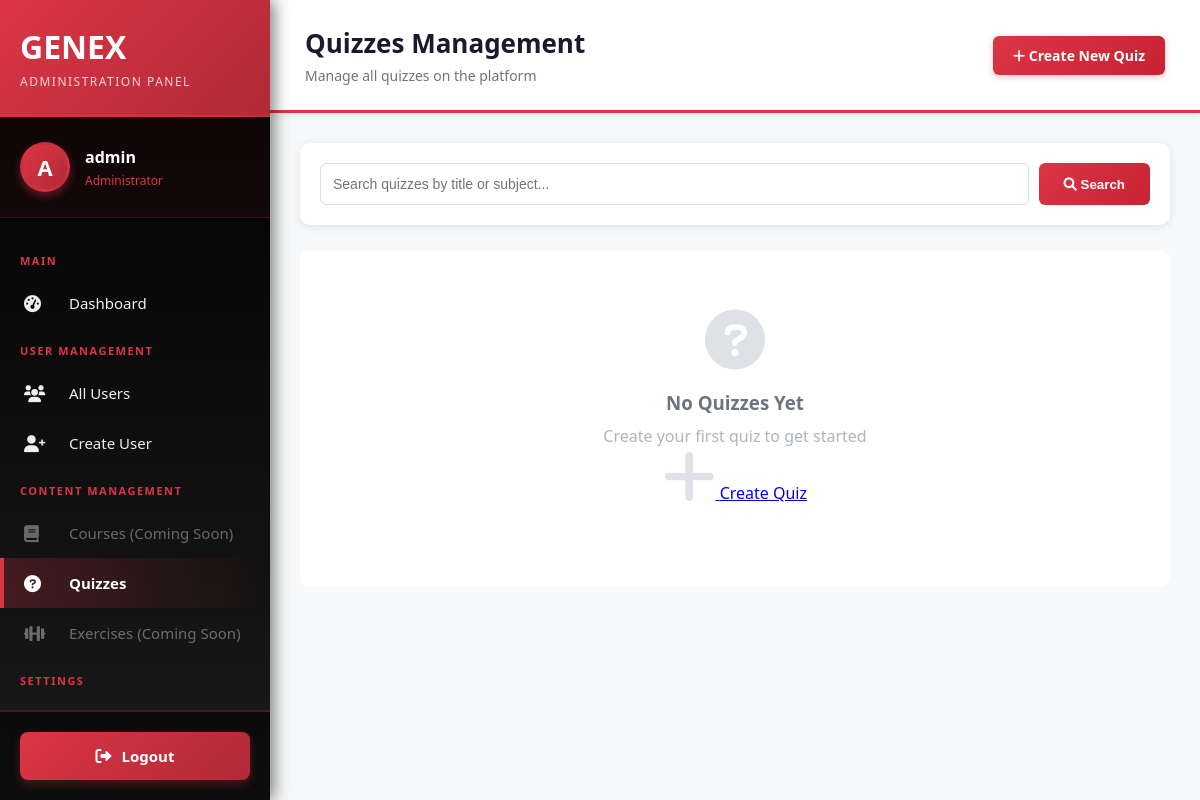
Page /users/backoffice/quizzes/ (signed in) on the earlier database version.
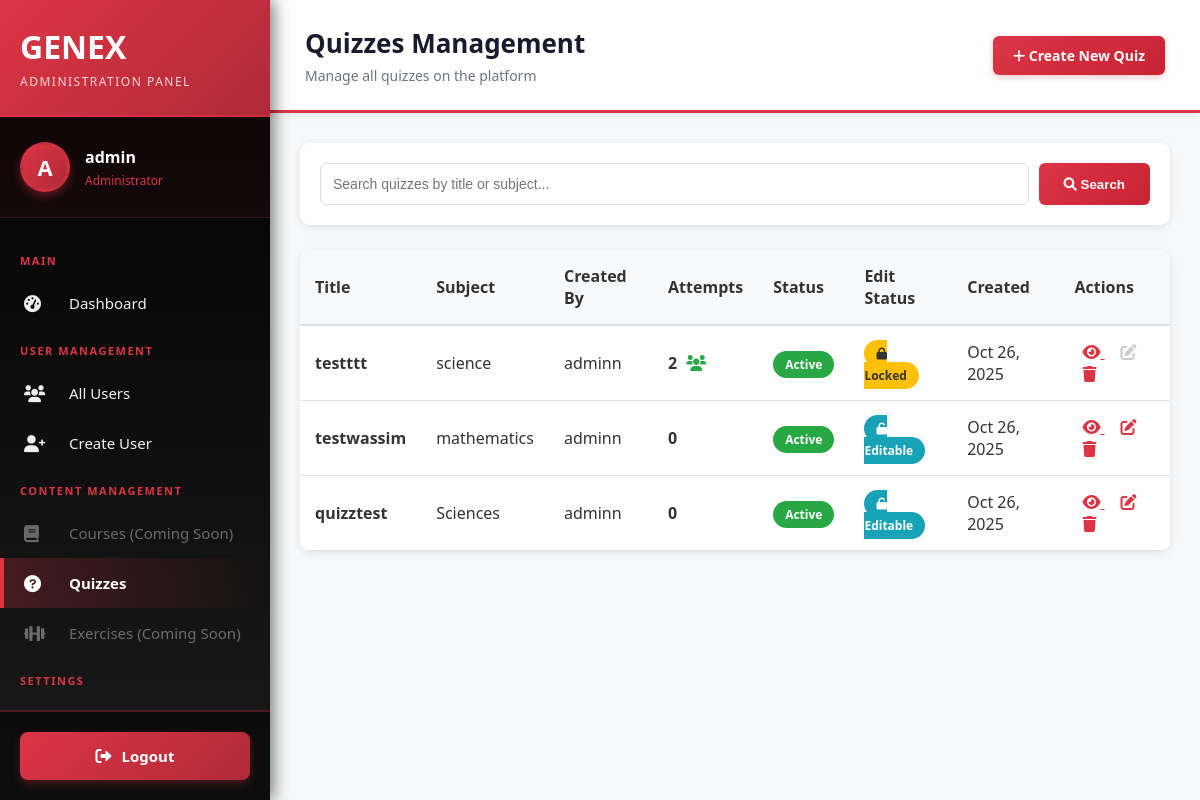
Same page on the later database version.
### users/models.py (models this page shows, shortened)
class User(AbstractUser):
    USER_TYPE_CHOICES = (
        ('admin', 'Admin'),
        ('student', 'Student'),
    )
    LEVEL_CHOICES = (
        ('weak', 'Weak'),
        ('medium', 'Medium'),
        ('advanced', 'Advanced'),
    )
    user_type = models.CharField(max_length=10, choices=USER_TYPE_CHOICES, default='student')
    level = models.CharField(max_length=10, choices=LEVEL_CHOICES, blank=True, null=True)
    student_class = models.CharField(max_length=50, blank=True, null=True)
    current_streak = models.IntegerField(default=0, help_text="Current consecutive days with quiz completion")
    longest_streak = models.IntegerField(default=0, help_text="Longest streak ever achieved")
    last_quiz_date = models.DateTimeField(null=True, blank=True, help_text="Last time user completed a quiz")
    THEME_CHOICES = (
        ('light', 'Light'),
        ('dark', 'Dark'),
        ('auto', 'Auto'),
    )
    theme_preference = models.CharField(max_length=10, choices=THEME_CHOICES, default='auto', help_text="User's theme preference")

### quizzes/models.py (models this page shows, shortened)
class Quiz(models.Model):
    title = models.CharField(max_length=255)
    subject = models.CharField(max_length=255)
    user_prompt = models.TextField()
    created_by = models.ForeignKey(settings.AUTH_USER_MODEL, on_delete=models.CASCADE, related_name='created_quizzes')
    created_at = models.DateTimeField(default=timezone.now)
    is_active = models.BooleanField(default=True)
    class Meta:
        verbose_name = 'Quiz'
        verbose_name_plural = 'Quizzes'
        ordering = ['-created_at']

### users/views.py (the view)
# urls.py: path('backoffice/quizzes/', views.backoffice_quiz_list, name='backoffice_quiz_list'),
@user_passes_test(is_admin, login_url='main:signin')
def backoffice_quiz_list(request):
    search_query = request.GET.get('search', '')
    quizzes = Quiz.objects.filter(
        Q(created_by__user_type='admin') | Q(created_by__is_superuser=True)
    ).order_by('-created_at')
    if search_query:
        quizzes = quizzes.filter(
            Q(title__icontains=search_query) |
            Q(subject__icontains=search_query)
        )
    for quiz in quizzes:
        quiz.attempt_count = quiz.attempts.count()
        quiz.can_edit = quiz.attempt_count == 0
    paginator = Paginator(quizzes, 20)
    page_number = request.GET.get('page')
    page_obj = paginator.get_page(page_number)
    context = {
        'page_obj': page_obj,
        'search_query': search_query,
    }
    return render(request, 'users/backoffice/quiz_list.html', context)

### users/views.py (called while the page is built)
def is_admin(user):
    return user.is_authenticated and (user.is_superuser or user.user_type == 'admin')

### templates/users/backoffice/quiz_list.html (shortened to what this page needs)
{% extends 'users/backoffice/base.html' %}
{% block nav_quizzes %}active{% endblock %}
{% block page_title %}Quizzes Management{% endblock %}
{% block page_description %}Manage all quizzes on the platform{% endblock %}
{% block topbar_actions %}
<a href="{% url 'users:backoffice_quiz_create' %}" class="btn">
    <i class="fas fa-plus"></i> Create New Quiz
</a>
{% endblock %}
{% block content %}
<div class="backoffice-container">
    <div class="search-bar">
        <form method="get" id="searchForm">
            <input type="text"
                   name="search"
                   id="searchInput"
                   placeholder="Search quizzes by title or subject..."
                   value="{{ search_query }}"
                   autocomplete="off">
            <button type="submit">
                <i class="fas fa-search"></i> Search
            </button>
        </form>
    </div>
    {% if page_obj %}
    <div class="quiz-table">
        <table>
            <thead>
                <tr>
                    <th>Title</th>
                    <th>Subject</th>
                    <th>Created By</th>
                    <th>Attempts</th>
                    <th>Status</th>
                    <th>Edit Status</th>
                    <th>Created</th>
                    <th>Actions</th>
                </tr>
            </thead>
            <tbody>
                {% for quiz in page_obj %}
                <tr>
                    <td><strong>{{ quiz.title }}</strong></td>
                    <td>{{ quiz.subject }}</td>
                    <td>{{ quiz.created_by.username }}</td>
                    <td>
                        <span style="font-weight: 600;">{{ quiz.attempt_count }}</span>
                        {% if quiz.attempt_count > 0 %}
                            <i class="fas fa-users" style="color: #28a745; margin-left: 5px;"></i>
                        {% endif %}
                    </td>
                    <td>
                        {% if quiz.is_active %}
                            <span class="badge badge-active">Active</span>
                        {% else %}
                            <span class="badge badge-inactive">Inactive</span>
                        {% endif %}
                    </td>
                    <td>
                        {% if quiz.can_edit %}
                            <span class="badge badge-editable">
                                <i class="fas fa-unlock"></i> Editable
                            </span>
                        {% else %}
                            <span class="badge badge-locked">
                                <i class="fas fa-lock"></i> Locked
                            </span>
                        {% endif %}
                    </td>
                    <td>{{ quiz.created_at|date:"M d, Y" }}</td>
                    <td class="action-buttons">
                        <a href="{% url 'users:backoffice_quiz_detail' quiz.id %}" title="View">
                            <i class="fas fa-eye"></i>
                        </a>
                        <a href="{% url 'users:backoffice_quiz_update' quiz.id %}"
                           title="Edit"
                           class="{% if not quiz.can_edit %}disabled{% endif %}">
                            <i class="fas fa-edit"></i>
                        </a>
                        <a href="{% url 'users:backoffice_quiz_delete' quiz.id %}"
                           title="Delete"
                           style="color: #dc3545;">
                            <i class="fas fa-trash"></i>
                        </a>
                    </td>
                </tr>
                {% empty %}
                <tr>
                    <td colspan="8" style="text-align: center; padding: 40px; color: #999;">
                        No quizzes found
                    </td>
                </tr>
                {% endfor %}
            </tbody>
        </table>
    </div>
    {% else %}
    <div class="empty-state">
        <i class="fas fa-question-circle"></i>
        <h3>No Quizzes Yet</h3>
        <p>Create your first quiz to get started</p>
        <a href="{% url 'users:backoffice_quiz_create' %}" class="btn" style="margin-top: 20px;">
            <i class="fas fa-plus"></i> Create Quiz
        </a>
    </div>
    {% endif %}
</div>
{% endblock %}

### templates/users/backoffice/base.html (shortened to what this page needs)
<!DOCTYPE html>
<html lang="fr">
<head>
    <link rel="stylesheet" href="https://cdnjs.cloudflare.com/ajax/libs/font-awesome/6.0.0/css/all.min.css">
</head>
<body>
    <aside class="sidebar" id="sidebar">
        <div class="sidebar-header">
            <h1>GEN<span>EX</span></h1>
            <p>Administration Panel</p>
        </div>
        <div class="sidebar-user">
            <div class="sidebar-user-avatar">
                {{ user.username.0|upper }}
            </div>
            <div class="sidebar-user-info">
                <h3>{{ user.username }}</h3>
                <p>Administrator</p>
            </div>
        </div>
        <nav class="sidebar-menu">
            <div class="sidebar-menu-title">Main</div>
            <a href="{% url 'users:backoffice_dashboard' %}" class="{% block nav_dashboard %}{% endblock %}">
                <i class="fas fa-tachometer-alt"></i> Dashboard
            </a>
            <div class="sidebar-menu-title">User Management</div>
            <a href="{% url 'users:backoffice_user_list' %}" class="{% block nav_users %}{% endblock %}">
                <i class="fas fa-users"></i> All Users
            </a>
            <a href="{% url 'users:backoffice_user_create' %}" class="{% block nav_create_user %}{% endblock %}">
                <i class="fas fa-user-plus"></i> Create User
            </a>
            <div class="sidebar-menu-title">Content Management</div>
            <a href="#" class="disabled">
                <i class="fas fa-book"></i> Courses (Coming Soon)
            </a>
            <a href="{% url 'users:backoffice_quiz_list' %}" class="{% block nav_quizzes %}{% endblock %}">
                <i class="fas fa-question-circle"></i> Quizzes
            </a>
            <a href="#" class="disabled">
                <i class="fas fa-dumbbell"></i> Exercises (Coming Soon)
            </a>
            <div class="sidebar-menu-title">Settings</div>
            <a href="#" class="disabled">
            </a>
        </nav>
        <div class="sidebar-footer">
            <a href="{% url 'main:signout' %}">
                <i class="fas fa-sign-out-alt"></i> Logout
            </a>
        </div>
    </aside>
    <div class="main-content">
        <div class="topbar">
            <div class="topbar-title">
                <h2>{% block page_title %}Dashboard{% endblock %}</h2>
                <p>{% block page_description %}Welcome to the administration panel{% endblock %}</p>
            </div>
            <div class="topbar-actions">
                {% block topbar_actions %}{% endblock %}
            </div>
        </div>
        <div class="content-container">
            {% block content %}{% endblock %}
        </div>
    </div>
</body>
</html>

### templates/users/backoffice/base.html (style rules this page uses)
* { margin: 0; padding: 0; box-sizing: border-box; }
body { font-family: 'Segoe UI', Tahoma, Geneva, Verdana, sans-serif; background: #f5f5f5; color: #333; }
.sidebar { position: fixed; left: 0; top: 0; width: 270px; height: 100vh; background: linear-gradient(180deg, #000000 0%, #1a1a1a 100%); color: white; overflow-y: auto; z-index: 1000; box-shadow: 4px 0 15px rgba(0,0,0,0.5); display: flex; flex-direction: column; }
.sidebar-header { padding: 25px 20px; background: linear-gradient(135deg, #dc3545 0%, #b02a37 100%); border-bottom: 2px solid rgba(220, 53, 69, 0.3); }
.sidebar-header h1 { font-size: 32px; font-weight: bold; margin-bottom: 5px; color: white; }
.sidebar-header h1 span { color: white; }
.sidebar-header p { font-size: 12px; color: rgba(255,255,255,0.8); margin-top: 5px; text-transform: uppercase; letter-spacing: 1.5px; }
.sidebar-user { padding: 25px 20px; border-bottom: 1px solid rgba(220, 53, 69, 0.2); display: flex; align-items: center; gap: 15px; background: rgba(220, 53, 69, 0.05); }
.sidebar-user-avatar { width: 50px; height: 50px; border-radius: 50%; background: linear-gradient(135deg, #dc3545, #b02a37); display: flex; align-items: center; justify-content: center; font-size: 22px; font-weight: bold; border: 3px solid rgba(220, 53, 69, 0.3); box-shadow: 0 4px 8px rgba(220, 53, 69, 0.4); }
.sidebar-user-info h3 { font-size: 16px; margin-bottom: 4px; font-weight: 600; }
.sidebar-user-info p { font-size: 12px; color: #dc3545; font-weight: 500; }
.sidebar-menu { padding: 20px 0; flex: 1; overflow-y: auto; }
.sidebar-menu-title { padding: 15px 20px 10px; font-size: 11px; text-transform: uppercase; color: #dc3545; font-weight: 700; letter-spacing: 1.5px; }
.sidebar-menu a { display: flex; align-items: center; padding: 15px 20px; color: #ecf0f1; text-decoration: none; transition: all 0.3s ease; border-left: 4px solid transparent; font-size: 15px; }
.sidebar-menu a.active { background: linear-gradient(90deg, rgba(220, 53, 69, 0.25) 0%, transparent 100%); border-left-color: #dc3545; color: #fff; font-weight: 600; }
.sidebar-menu a i { width: 30px; margin-right: 15px; font-size: 17px; }
.sidebar-menu a.disabled { opacity: 0.4; cursor: not-allowed; }
.sidebar-footer { margin-top: auto; padding: 20px; background: rgba(0, 0, 0, 0.5); border-top: 2px solid rgba(220, 53, 69, 0.3); }
.sidebar-footer a { display: flex; align-items: center; justify-content: center; padding: 14px 20px; color: white; text-decoration: none; background: linear-gradient(135deg, #dc3545, #b02a37); border-radius: 8px; transition: all 0.3s ease; font-weight: 600; font-size: 15px; box-shadow: 0 4px 10px rgba(220, 53, 69, 0.3); }
.sidebar-footer a i { margin-right: 10px; font-size: 16px; }
.main-content { margin-left: 270px; min-height: 100vh; background: #f8f9fa; }
.topbar { background: white; padding: 25px 35px; box-shadow: 0 2px 8px rgba(0,0,0,0.08); display: flex; justify-content: space-between; align-items: center; border-bottom: 3px solid #dc3545; }
.topbar-title h2 { font-size: 26px; color: #1a1a2e; font-weight: 700; }
.topbar-title p { font-size: 14px; color: #6c757d; margin-top: 5px; }
.topbar-actions { display: flex; gap: 15px; align-items: center; }
.topbar-actions .btn { padding: 10px 20px; background: linear-gradient(135deg, #dc3545, #c82333); color: white; border: none; border-radius: 6px; text-decoration: none; font-size: 14px; cursor: pointer; transition: all 0.3s ease; font-weight: 600; box-shadow: 0 2px 6px rgba(220, 53, 69, 0.3); }
.content-container { padding: 30px; }

Differences in the rows shown:
added Quiz: title "testttt", subject "science", created_by.username "adminn", attempt_count "2", is_active "Active", shows "Locked", created_at "Oct 26, 2025"
added Quiz: title "testwassim", subject "mathematics", created_by.username "adminn", attempt_count "0", is_active "Active", shows "Editable", created_at "Oct 26, 2025"
added Quiz: title "quizztest", subject "Sciences", created_by.username "adminn", attempt_count "0", is_active "Active", shows "Editable", created_at "Oct 26, 2025"
Other differences:
text no longer shown: "No Quizzes Yet Create your first quiz to get started Create Quiz"
text now shown: "Title Subject Created By Attempts Status Edit Status Created Actions"
